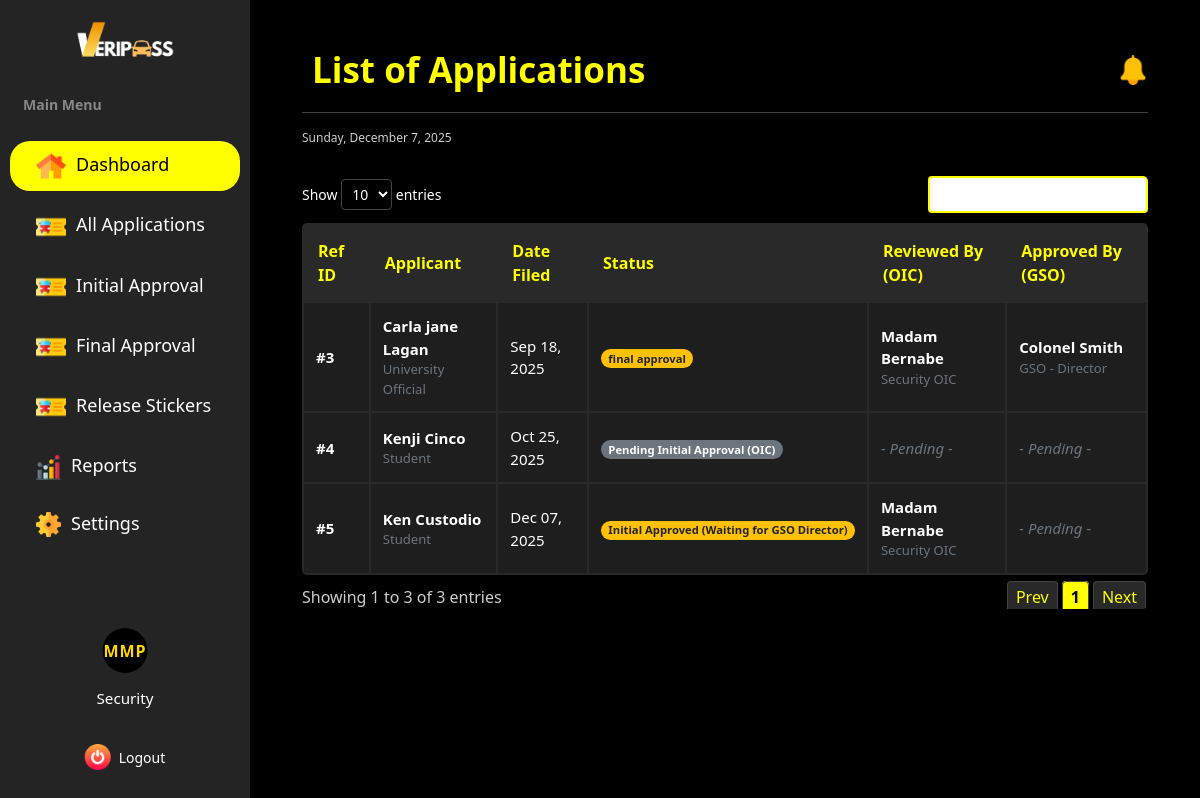
/dashboard/security/manage_application/ (signed in), run on an earlier commit of the app's database.
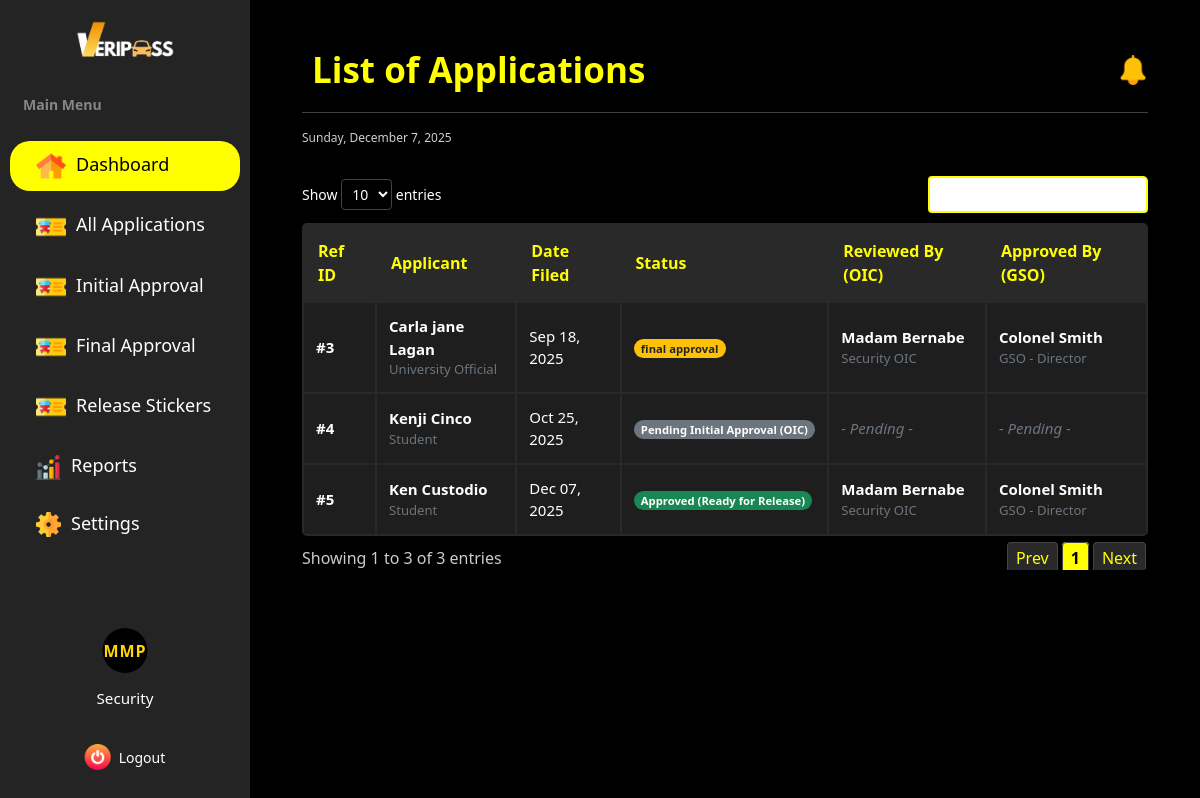
And on a later commit of the database.
### vehicle_pass/models.py (models this page shows, shortened)
class BaseModel(models.Model):
    created_at = models.DateTimeField(auto_now_add=True, db_index=True)
    updated_at = models.DateTimeField(auto_now=True)
    class Meta:
        abstract = True

class Registration(BaseModel):
    STATUS_CHOICES = [
        ('no application', 'No Application'),
        ('application submitted', 'Pending Initial Approval (OIC)'),
        ('initial approval', 'Initial Approved (Waiting for GSO Director)'),
        ('approved', 'Approved (Ready for Release)'),
        ('sticker released', 'Vehicle Pass Sticker Released'),
        ('rejected', 'Rejected')
    ]
    registration_number = models.BigAutoField(primary_key=True)
    user = models.ForeignKey(UserProfile, on_delete=models.CASCADE)
    vehicle = models.ForeignKey(Vehicle, on_delete=models.CASCADE)
    files = models.URLField(max_length=255)
    status = models.CharField(max_length=85, choices=STATUS_CHOICES, default='no application')
    remarks = models.TextField(null=True)
    initial_approved_by = models.ForeignKey(SecurityProfile, on_delete=models.CASCADE, related_name='initial_approval', null=True, blank=True)
    final_approved_by = models.ForeignKey(SecurityProfile, on_delete=models.CASCADE, related_name='final_approval', null=True, blank=True)
    date_of_filing = models.DateTimeField(auto_now_add=True)
    sticker_released_date = models.DateField(blank=True, null=True)
    e_signature = models.ImageField(upload_to='signature/')
    printed_name = models.CharField(max_length=125)
    signature_date = models.DateTimeField(null=True, blank=True)

class UserProfile(BaseModel):
    ROLE_CHOICES = [('user', 'User'),
        ('security', 'Security'),
        ('admin', 'Admin')
        ]
    SCHOOL_ROLE_CHOICES = [('student', 'Student'),
                           ('faculty & staff', 'Faculty and Staff'),
                           ('university official', 'University Official')
    ]
    COLLEGE_CHOICES = [('CAD', 'College of Architecture and Design'),
                       ('CAH', 'College of Arts and Humanities'),
                       ('CBA', 'College of Business and Accountancy'),
                       ('CCJE', 'College of Criminal Justice and Education'),
                       ('CoE', 'College of Engineering'),
                       ('CHTM', 'College of Hospitality Management and Tourism'),
                       ('CNHS', 'College of Nursing and Health Sciences'),
                       ('CS', 'College of Sciences'),
                       ('CTE', 'College of Teacher Education'),
    ]
    YEAR_LEVEL_CHOICES = [('first year', 'First Year'),
                          ('second year', 'Second Year'),
                          ('third year', 'Third Year'),
                          ('fourth year', 'Fourth year'),
                          ('fifth year', 'Fifth Year')
    ]
    OFFICE_CHOICES = [
        ('university president', 'University President'),
        ('university president coa', 'University President COA'),
        ('office of the university secretary', 'Office of the University Secretary'),
        ('legal office', 'Legal Office (Data Privacy Office)'),
        ('planning and development office', 'Planning and Development Office'),
        ('office of the internal audit services', 'Office of the Internal Audit Services (QMS)'),
        ('public information office', 'Public Information Office'),
        ('alumni affairs office', 'Alumni Affairs Office'),
        ('academic council', 'Academic Council'),
        ('administrative council', 'Administrative Council'),
        ('research and extension council', 'Research and Extension Council'),
        ('management committee', 'Management Committee'),
        ('university ethics committee', 'University Ethics Committee'),
        ('gender and development office', 'Gender and Development Office'),
        ('international affairs and linkages office', 'International Affairs and Linkages Office'),
        ('office of the vice president for finance and administration', 'Office of the Vice President for Finance and Administration'),
        ('bids and awards committee', 'Bids and Awards Committee'),
        ('administrative management office', 'Administrative Management Office'),
        ('records archives management office', 'Records Archives Management Office'),
        ('human resource management office', 'Human Resource Management Office'),
        ('faculty and staff development unit', 'Faculty and Staff Development Unit'),
        ('health services office', 'Health Services Office'),
        ('management information system information office', 'Management Information System Information Office'),
        ('security office', 'Security Office'),
        ('supply and property management office', 'Supply and Property Management Office'),
        ('disaster risk reduction and management office', 'Disaster Risk Reduction and Management Office'),
        ('project management office', 'Project Management Office'),
        ('general services office', 'General Services Office'),
        ('utility and environmental management office', 'Utility and Environmental Management Office'),
        ('motorpool office', 'Motorpool Office'),
        ('finance management service offices (cfo)', 'Finance Management Service Offices (CFO)'),
        ('accounting office', 'Accounting Office'),
        ('processing unit', 'Processing Unit'),
        ('student accounts & assessment', 'Student Accounts & Assessment'),
        ('financial reporting', 'Financial Reporting'),
        ('budget office', 'Budget Office'),
        ('production services/income generating projects office', 'Production Services/Income Generating Projects Office'),
        ('production', 'Production'),
        ('sifma', 'SIFMA'),
        ('university bookstore', 'University Bookstore'),
        ('auxiliary services - canteen', 'Auxiliary Services - Canteen'),
        ('auxiliary services - hostel', 'Auxiliary Services - Hostel'),
        ('auxiliary services - dormitory', 'Auxiliary Services - Dormitory'),
        ('university printing press', 'University Printing Press'),
        ('procurement office', 'Procurement Office'),
        ('cashiers office', 'Cashier’s Office'),
        ('office of the vice president for research, development and extension', 'Office of the Vice President for Research, Development and Extension'),
        ('university research office', 'University Research Office'),
        ('university extension service office', 'University Extension Service Office'),
        ('intellectual property and technology transfer office', 'Intellectual Property and Technology Transfer Office'),
        ('palawan studies center', 'Palawan Studies Center'),
        ('center for strategy policy and governance', 'Center for Strategy Policy and Governance'),
        ('panrehiyong iv-b sentro ng wikang pilipino', 'Panrehiyong IV-B Sentro ng Wikang Pilipino'),
        ('marine science research center', 'Marine Science Research Center'),
        ('palawan international technology business incubator & startup hub office', 'Palawan International Technology Business Incubator & Startup Hub Office'),
        ('office of the vice president for academic affairs', 'Office of the Vice President for Academic Affairs'),
        ('office of the eteeap', 'Office of the ETEEAP'),
        ('office of the university registrar', 'Office of the University Registrar'),
        ('university quality assurance center', 'University Quality Assurance Center'),
        ('office of the university sports', 'Office of the University Sports'),
        ('office of the curriculum & instructional materials development', 'Office of the Curriculum & Instructional Materials Development'),
        ('office of the student affairs and services', 'Office of the Student Affairs and Services'),
        ('social and cultural affairs (psu band, psu dance troupe, psu singers)', 'Social and Cultural Affairs (PSU Band, PSU Dance Troupe, PSU Singers)'),
        ('office of the university library', 'Office of the University Library'),
        ('psu museum', 'PSU Museum'),
    ]
    WORKPLACE_CHOICES = OFFICE_CHOICES + COLLEGE_CHOICES
    corporate_email = models.EmailField(max_length=50, unique=True)
    password = models.CharField(max_length=128)
    contact = models.CharField(max_length=14)
    lastname = models.CharField(max_length=25)
    firstname = models.CharField(max_length=50)
    middlename = models.CharField(max_length=25, blank=True, null=True)
    suffix = models.CharField(max_length=5, blank=True, null=True)
    address = models.CharField(max_length=100, blank=True, null=True)
    dl_number = models.CharField(max_length=25)
    college = models.CharField(max_length=100, choices=COLLEGE_CHOICES ,blank=True, null=True)
    program = models.CharField(max_length=100, blank=True, null=True)
    year_level = models.CharField(max_length=40, choices=YEAR_LEVEL_CHOICES, blank=True, null=True)
    father_name = models.CharField(max_length=100, blank=True, null=True)
    father_contact = models.CharField(max_length=14, blank=True, null=True)
    father_address = models.CharField(max_length=150, blank=True, null=True)
    mother_name = models.CharField(max_length=100, blank=True, null=True)
    mother_contact =models.CharField(max_length=14, blank=True, null=True)
    mother_address = models.CharField(max_length=150, blank=True, null=True)
    guardian_name = models.CharField(max_length=100, blank=True, null=True)
    guardian_contact = models.CharField(max_length=14, blank=True, null=True)
    guardian_address = models.CharField(max_length=150, blank=True, null=True)
    position = models.CharField(max_length=50, blank=True, null=True)
    workplace = models.CharField(max_length=150, choices=WORKPLACE_CHOICES, blank=True, null=True)
    role = models.CharField(max_length=20, choices=ROLE_CHOICES, default='user', null=True)
    school_role = models.CharField(max_length=20, choices=SCHOOL_ROLE_CHOICES, null=True, blank=True)

class SecurityProfile(BaseModel):
    SECURITY_LEVEL_CHOICES = [('guard', 'Security Guard/Personnel'),
                      ('oic', 'Security OIC'),
                      ('gso director', 'GSO - Director')]
    user = models.OneToOneField(UserProfile, on_delete=models.CASCADE)
    badgeNumber = models.CharField(max_length=10)
    job_title = models.CharField(max_length=30)
    level = models.CharField(max_length=20, choices=SECURITY_LEVEL_CHOICES, default='guard')

### vehicle_pass/views.py (the view)
# urls.py: path('dashboard/security/manage_application/', views.SecurityAllApplicationsView.as_view(), name='security_manage_application'),
class SecurityAllApplicationsView(CustomLoginRequiredMixin, ListView):
    model = Registration
    template_name = 'Security/Security_Application.html'
    context_object_name = 'applications'
    paginate_by = 20
    def get_context_data(self, **kwargs):
        context = super().get_context_data(**kwargs)
        context['page_title'] = "All Applications"
        return context

### templates/Security/Security_Application.html (shortened to what this page needs)
{% extends "includes/security_sidebar.html" %}
{% load static %}
{% block extra_css %}
    <link rel="stylesheet" href="https://cdn.datatables.net/responsive/2.4.1/css/responsive.dataTables.min.css">
    <link rel="stylesheet" href="{% static 'css/security-dashboard-style.css' %}">
    <link rel="stylesheet" href="{% static 'css/sidebar.css' %}">
{% endblock %}
{% block content %}
<div class="main-content flex-grow-1 ms-uto">
    <div class="container-fluid py-1">
        <div class="d-flex justify-content-between align-items-center">
            <h2 class="title mb-3 mb-md-0">List of Applications</h2>
            <div class="d-flex align-items-center gap-3">
                <a href="Announcements.html" class="text-decoration-none position-relative">
                    <img src="{% static 'images/notification.png' %}" alt="Notifications" width="30" height="30">
                </a>
            </div>
        </div>
        <hr>
        <small><span id="date"></span></small>
        <br>
        <section class="table-container">
            <table id="myTable" class="users-table">
                <thead>
                    <tr>
                        <th>Ref ID</th>
                        <th>Applicant</th>
                        <th>Date Filed</th>
                        <th>Status</th>
                        <th>Reviewed By (OIC)</th>
                        <th>Approved By (GSO)</th>
                    </tr>
                </thead>
                <tbody>
                {% for application in applications %}
                    <tr>
                        <td><span class="fw-bold">#{{ application.registration_number }}</span></td>
                        <td>
                            <div class="d-flex flex-column">
                                <span class="fw-bold">{{ application.user.firstname }} {{ application.user.lastname }}</span>
                                <small class="text-secondary">
                                    {{ application.user.get_school_role_display|default:application.user.role|title }}
                                </small>
                            </div>
                        </td>
                        <td>{{ application.date_of_filing|date:"M d, Y" }}</td>
                        <td>
                            <span class="badge rounded-pill
                                {% if 'approved' in application.status or 'released' in application.status %}bg-success
                                {% elif 'rejected' in application.status %}bg-danger
                                {% elif 'submitted' in application.status %}bg-secondary
                                {% else %}bg-warning text-dark{% endif %}">
                                {{ application.get_status_display }}
                            </span>
                        </td>
                        <td>
                            {% if application.initial_approved_by %}
                                <div class="d-flex flex-column">
                                    <span class="fw-bold">
                                        {{ application.initial_approved_by.user.firstname }} {{ application.initial_approved_by.user.lastname }}
                                    </span>
                                    <small class="text-secondary">{{ application.initial_approved_by.get_level_display }}</small>
                                </div>
                            {% else %}
                                <span class="text-secondary fst-italic">- Pending -</span>
                            {% endif %}
                        </td>
                        <td>
                            {% if application.final_approved_by %}
                                <div class="d-flex flex-column">
                                    <span class="fw-bold">
                                        {{ application.final_approved_by.user.firstname }} {{ application.final_approved_by.user.lastname }}
                                    </span>
                                    <small class="text-secondary">{{ application.final_approved_by.get_level_display }}</small>
                                </div>
                            {% else %}
                                <span class="text-secondary fst-italic">- Pending -</span>
                            {% endif %}
                        </td>
                    </tr>
                {% empty %}
                    <tr>
                        <td colspan="6" class="text-center text-secondary">No applications found.</td>
                    </tr>
                {% endfor %}
                </tbody>
            </table>
        </section>
    </div>
</div>
{% endblock %}

What changed in the data, as far as the page shows it:
changed Registration "Ken": status "Initial Approved (Waiting for GSO Director)" → "Approved (Ready for Release)"; final_approved_by.user.firstname (not shown) → "Colonel"; final_approved_by.user.lastname (not shown) → "Smith"; final_approved_by.level (not shown) → "GSO - Director"; no longer shows "- Pending -"
